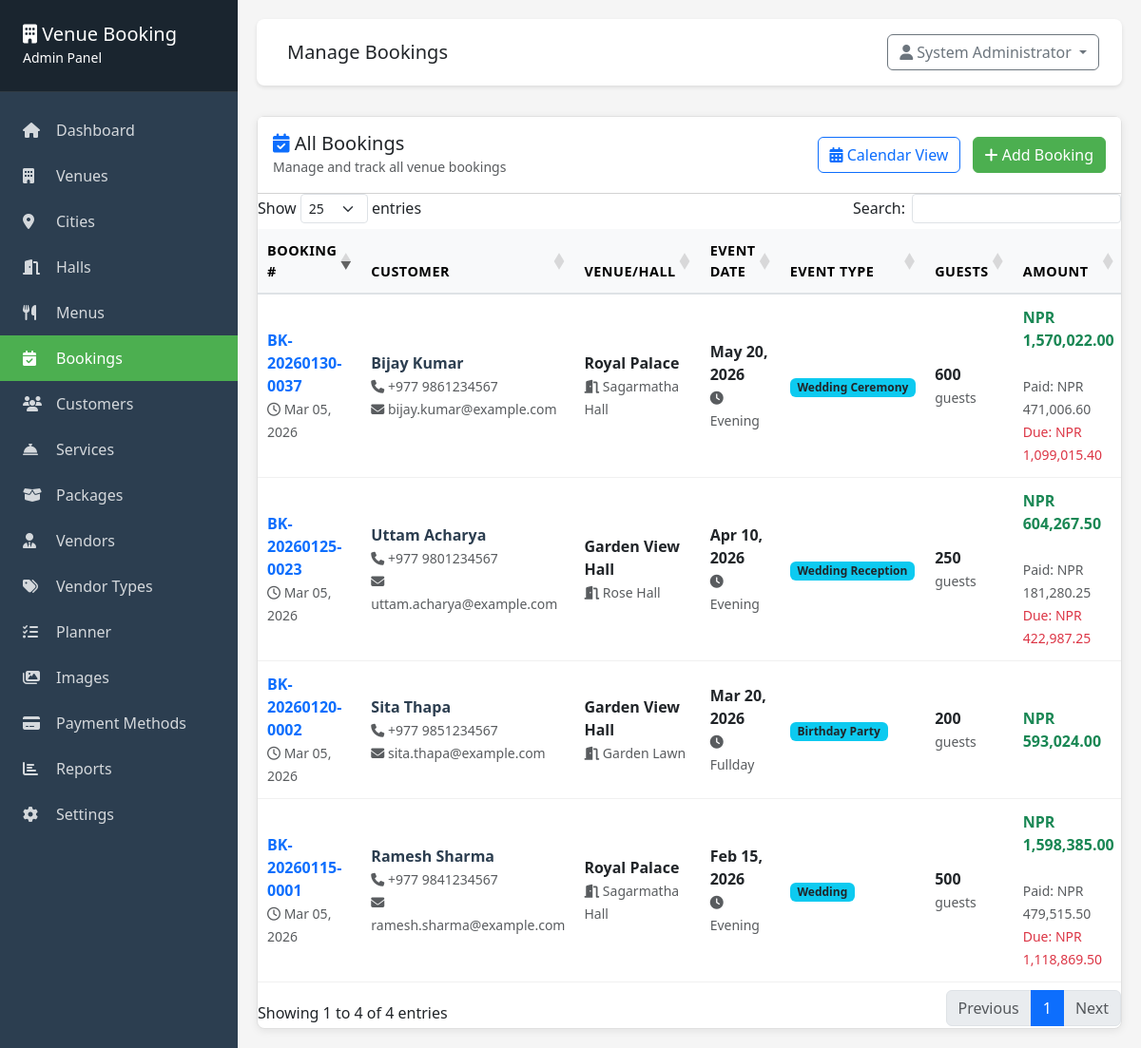
/admin/bookings/index.php (signed in), run on the app's committed database.
### tables this page shows
CREATE TABLE IF NOT EXISTS bookings (
    id INT PRIMARY KEY AUTO_INCREMENT,
    booking_number VARCHAR(50) UNIQUE NOT NULL,
    customer_id INT NOT NULL,
    hall_id INT NOT NULL,
    event_date DATE NOT NULL,
    shift ENUM('morning', 'afternoon', 'evening', 'fullday') NOT NULL,
    event_type VARCHAR(100) NOT NULL,
    number_of_guests INT NOT NULL,
    hall_price DECIMAL(10, 2) NOT NULL,
    menu_total DECIMAL(10, 2) DEFAULT 0,
    services_total DECIMAL(10, 2) DEFAULT 0,
    subtotal DECIMAL(10, 2) NOT NULL,
    tax_amount DECIMAL(10, 2) DEFAULT 0,
    grand_total DECIMAL(10, 2) NOT NULL,
    special_requests TEXT,
    booking_status ENUM('pending', 'payment_submitted', 'confirmed', 'cancelled', 'completed') DEFAULT 'pending',
    payment_status ENUM('pending', 'partial', 'paid', 'cancelled') DEFAULT 'pending',
    advance_payment_received TINYINT(1) DEFAULT 0 COMMENT 'Whether advance payment has been received (0=No, 1=Yes)',
    created_at TIMESTAMP DEFAULT CURRENT_TIMESTAMP,
    updated_at TIMESTAMP DEFAULT CURRENT_TIMESTAMP ON UPDATE CURRENT_TIMESTAMP,
    FOREIGN KEY (customer_id) REFERENCES customers(id),
    FOREIGN KEY (hall_id) REFERENCES halls(id),
    INDEX idx_event_date (event_date),
    INDEX idx_booking_number (booking_number),
    INDEX idx_status (booking_status),
    INDEX idx_advance_payment_received (advance_payment_received)
);

CREATE TABLE IF NOT EXISTS customers (
    id INT PRIMARY KEY AUTO_INCREMENT,
    full_name VARCHAR(255) NOT NULL,
    phone VARCHAR(20) NOT NULL,
    email VARCHAR(100),
    address TEXT,
    city VARCHAR(100) NULL,
    loyalty_points INT NOT NULL DEFAULT 0,
    created_at TIMESTAMP DEFAULT CURRENT_TIMESTAMP,
    updated_at TIMESTAMP DEFAULT CURRENT_TIMESTAMP ON UPDATE CURRENT_TIMESTAMP,
    INDEX idx_phone (phone),
    INDEX idx_email (email),
    INDEX idx_city (city)
);

CREATE TABLE IF NOT EXISTS venues (
    id INT PRIMARY KEY AUTO_INCREMENT,
    name VARCHAR(255) NOT NULL,
    location VARCHAR(255) NOT NULL,
    city_id INT NULL,
    address TEXT,
    description TEXT,
    image VARCHAR(255),
    contact_phone VARCHAR(20),
    contact_email VARCHAR(100),
    map_link VARCHAR(500) NULL,
    status ENUM('active', 'inactive') DEFAULT 'active',
    created_at TIMESTAMP DEFAULT CURRENT_TIMESTAMP,
    updated_at TIMESTAMP DEFAULT CURRENT_TIMESTAMP ON UPDATE CURRENT_TIMESTAMP,
    CONSTRAINT fk_venues_city FOREIGN KEY (city_id) REFERENCES cities(id) ON DELETE SET NULL
);

CREATE TABLE IF NOT EXISTS halls (
    id INT PRIMARY KEY AUTO_INCREMENT,
    venue_id INT NOT NULL,
    name VARCHAR(255) NOT NULL,
    capacity INT NOT NULL,
    hall_type ENUM('single', 'multiple') DEFAULT 'single',
    indoor_outdoor ENUM('indoor', 'outdoor', 'both') DEFAULT 'indoor',
    base_price DECIMAL(10, 2) NOT NULL,
    description TEXT,
    features TEXT,
    status ENUM('active', 'inactive') DEFAULT 'active',
    created_at TIMESTAMP DEFAULT CURRENT_TIMESTAMP,
    updated_at TIMESTAMP DEFAULT CURRENT_TIMESTAMP ON UPDATE CURRENT_TIMESTAMP,
    FOREIGN KEY (venue_id) REFERENCES venues(id) ON DELETE CASCADE
);

### includes/functions.php (called while the page is built, shortened)
<?php
function formatCurrency($amount) {
    $currency = getSetting('currency', 'NPR');
    return $currency . ' ' . number_format($amount, 2);
}
function getSetting($key, $default = '') {
    static $cache = [];
    if (array_key_exists($key, $cache)) {
        return $cache[$key];
    }
    $env_map = [
        'email_enabled'     => 'MAIL_NOTIFICATIONS_ENABLED',
        'email_from_name'   => 'MAIL_FROM_NAME',
        'email_from_address'=> 'MAIL_FROM_ADDRESS',
        'admin_email'       => 'MAIL_ADMIN_EMAIL',
        'smtp_enabled'      => 'MAIL_SMTP_ENABLED',
        'smtp_host'         => 'MAIL_HOST',
        'smtp_port'         => 'MAIL_PORT',
        'smtp_username'     => 'MAIL_USERNAME',
        'smtp_password'     => 'MAIL_PASSWORD',
        'smtp_encryption'   => 'MAIL_ENCRYPTION',
    ];
    try {
        $db = getDB();
        $stmt = $db->prepare("SELECT setting_value FROM settings WHERE setting_key = ?");
        $stmt->execute([$key]);
        $result = $stmt->fetch();
        $value = $result ? $result['setting_value'] : null;
        $cache[$key] = ($value !== null) ? $value : $default;
        return $cache[$key];
    } catch (Exception $e) {
        error_log("Error in getSetting for key '$key': " . $e->getMessage());
        if (isset($env_map[$key])) {
            $env_value = $_ENV[$env_map[$key]] ?? getenv($env_map[$key]);
            if ($env_value !== false && $env_value !== null) {
                $cache[$key] = $env_value;
                return $cache[$key];
            }
        }
        $cache[$key] = $default;
        return $default;
    }
}
    ?>

### admin/bookings/index.php (the view, shortened to what this page needs)
<?php
require_once __DIR__ . '/../includes/header.php';
$db = getDB();
$stmt = $db->query("SELECT b.*,
                    c.full_name, c.phone, c.email,
                    h.name as hall_name,
                    v.name as venue_name,
                    COALESCE((SELECT SUM(paid_amount) FROM payments WHERE booking_id = b.id AND payment_status = 'verified'), 0) as total_paid
                    FROM bookings b
                    INNER JOIN customers c ON b.customer_id = c.id
                    INNER JOIN halls h ON b.hall_id = h.id
                    INNER JOIN venues v ON h.venue_id = v.id
                    ORDER BY b.created_at DESC");
$bookings = $stmt->fetchAll();
?>
<div class="card booking-management-card">
    <div class="card-header bg-white d-flex justify-content-between align-items-center py-3">
        <div>
            <h5 class="mb-0"><i class="fas fa-calendar-check text-primary"></i> All Bookings</h5>
            <small class="text-muted">Manage and track all venue bookings</small>
        </div>
        <div>
            <a href="calendar.php" class="btn btn-outline-primary me-2">
                <i class="fas fa-calendar-alt"></i> Calendar View
            </a>
            <a href="add.php" class="btn btn-success">
                <i class="fas fa-plus"></i> Add Booking
            </a>
        </div>
    </div>
    <div class="card-body p-0">
        <div class="table-responsive">
            <table class="table table-hover datatable booking-table mb-0">
                <thead class="table-light">
                    <tr>
                        <th class="fw-bold">Booking #</th>
                        <th class="fw-bold">Customer</th>
                        <th class="fw-bold">Venue/Hall</th>
                        <th class="fw-bold">Event Date</th>
                        <th class="fw-bold">Event Type</th>
                        <th class="fw-bold">Guests</th>
                        <th class="fw-bold">Amount</th>
                    </tr>
                </thead>
                <tbody>
                    <?php foreach ($bookings as $booking):
                        $balance_due = max(0, $booking['grand_total'] - $booking['total_paid']);
                    ?>
                        <tr class="booking-row">
                            <td>
                                <strong class="text-primary"><?php echo htmlspecialchars($booking['booking_number']); ?></strong>
                                <br>
                                <small class="text-muted">
                                    <i class="far fa-clock"></i> <?php echo date('M d, Y', strtotime($booking['created_at'])); ?>
                                </small>
                            </td>
                            <td>
                                <div class="customer-info">
                                    <strong><?php echo htmlspecialchars($booking['full_name']); ?></strong><br>
                                    <small class="text-muted">
                                        <i class="fas fa-phone"></i> <?php echo htmlspecialchars($booking['phone']); ?>
                                    </small>
                                    <?php if (!empty($booking['email'])): ?>
                                        <br><small class="text-muted">
                                            <i class="fas fa-envelope"></i> <?php echo htmlspecialchars($booking['email']); ?>
                                        </small>
                                    <?php endif; ?>
                                </div>
                            </td>
                            <td>
                                <strong><?php echo htmlspecialchars($booking['venue_name']); ?></strong><br>
                                <small class="text-muted">
                                    <i class="fas fa-door-open"></i> <?php echo htmlspecialchars($booking['hall_name']); ?>
                                </small>
                            </td>
                            <td>
                                <strong><?php echo date('M d, Y', strtotime($booking['event_date'])); ?></strong><br>
                                <small class="text-muted">
                                    <i class="fas fa-clock"></i> <?php echo ucfirst($booking['shift']); ?>
                                </small>
                            </td>
                            <td>
                                <span class="badge bg-info text-dark">
                                    <?php echo htmlspecialchars($booking['event_type']); ?>
                                </span>
                            </td>
                            <td>
                                <strong><?php echo $booking['number_of_guests']; ?></strong>
                                <small class="text-muted">guests</small>
                            </td>
                            <td>
                                <div class="amount-details">
                                    <strong class="text-success fs-6"><?php echo formatCurrency($booking['grand_total']); ?></strong>
                                    <?php if ($booking['total_paid'] > 0): ?>
                                        <br>
                                        <small class="text-muted">Paid: <?php echo formatCurrency($booking['total_paid']); ?></small>
                                        <?php if ($balance_due > 0): ?>
                                            <br>
                                            <small class="text-danger">Due: <?php echo formatCurrency($balance_due); ?></small>
                                        <?php endif; ?>
                                    <?php endif; ?>
                                </div>
                            </td>
                        </tr>
                    <?php endforeach; ?>
                </tbody>
            </table>
        </div>
    </div>
</div>
<?php require_once __DIR__ . '/../includes/footer.php'; ?>

### admin/includes/header.php (style rules this page uses)
:root { --primary-green: #4CAF50; --dark-green: #2E7D32; }
body { background: #f5f5f5; }
.card { border: none; border-radius: 8px; box-shadow: 0 2px 4px rgba(0,0,0,0.1); }
.btn-success { background: var(--primary-green); border-color: var(--primary-green); }

### admin/bookings/index.php (style rules this page uses)
.booking-management-card { border: 1px solid #e0e0e0; box-shadow: 0 2px 8px rgba(0,0,0,0.08); }
.booking-table { border-collapse: separate; border-spacing: 0; }
.booking-table thead th { background-color: #f8f9fa; border-bottom: 2px solid #dee2e6; padding: 12px 10px; font-size: 0.9rem; text-transform: uppercase; letter-spacing: 0.5px; }
.booking-row { transition: all 0.2s ease; }
.booking-table td { padding: 12px 10px; vertical-align: middle; border-bottom: 1px solid #f0f0f0; }
.customer-info strong { color: #2c3e50; }
.amount-details strong { display: block; font-size: 1.1rem; }

### data on the page
bookings: booking_number "BK-20260115-0001", created_at "Mar 05, 2026", customer.full_name "Ramesh Sharma", customer.phone "+977 9841234567", customer.email "ramesh.sharma@example.com", venues.name "Royal Palace", hall.name "Sagarmatha Hall", event_date "Feb 15, 2026", shift "Evening", event_type "Wedding", number_of_guests "500", grand_total "NPR 1,598,385.00", total_paid "NPR 479,515.50", balance_due "NPR 1,118,869.50"
bookings: booking_number "BK-20260120-0002", created_at "Mar 05, 2026", customer.full_name "Sita Thapa", customer.phone "+977 9851234567", customer.email "sita.thapa@example.com", venues.name "Garden View Hall", hall.name "Garden Lawn", event_date "Mar 20, 2026", shift "Fullday", event_type "Birthday Party", number_of_guests "200", grand_total "NPR 593,024.00"
bookings: booking_number "BK-20260125-0023", created_at "Mar 05, 2026", customer.full_name "Uttam Acharya", customer.phone "+977 9801234567", customer.email "uttam.acharya@example.com", venues.name "Garden View Hall", hall.name "Rose Hall", event_date "Apr 10, 2026", shift "Evening", event_type "Wedding Reception", number_of_guests "250", grand_total "NPR 604,267.50", total_paid "NPR 181,280.25", balance_due "NPR 422,987.25"
bookings: booking_number "BK-20260130-0037", created_at "Mar 05, 2026", customer.full_name "Bijay Kumar", customer.phone "+977 9861234567", customer.email "bijay.kumar@example.com", venues.name "Royal Palace", hall.name "Sagarmatha Hall", event_date "May 20, 2026", shift "Evening", event_type "Wedding Ceremony", number_of_guests "600", grand_total "NPR 1,570,022.00", total_paid "NPR 471,006.60", balance_due "NPR 1,099,015.40"

### other printed values
$page_title "Manage Bookings"
$current_user['full_name'] "System Administrator"
